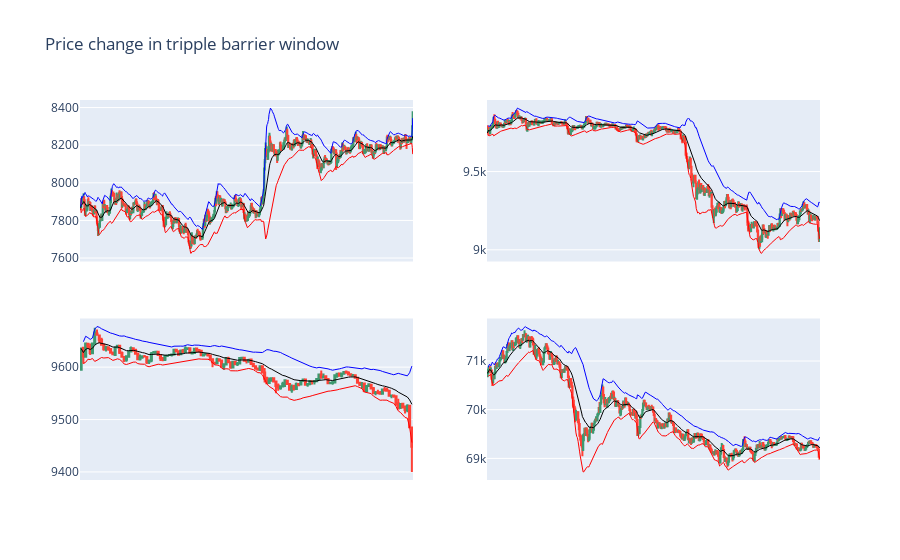

The cell this chart's notebook holds for it:
### Markdown cell above
#### Graph

### Code cell
import random
import plotly.graph_objects as go
from plotly.subplots import make_subplots

n = 2; m = 2
label_1 = labels[labels['bin'] == 1]
list_1 = random.sample(list(label_1.index), k = n*m)

fig = make_subplots(
    rows = n, cols = m
)

for idx, st in enumerate(list_1):
  et = triple_barrier_events.loc[st]['t1']
  gr_dt = data.loc[st:et]
  avg, upper, lower = bbands(gr_dt['close'], 20, no_of_stdev=2)
  fig.add_trace(go.Candlestick(x=gr_dt.index,
                open=gr_dt.open, high=gr_dt.high,
                low=gr_dt.low, close=gr_dt.close),
                row = idx//n + 1, col = idx%m + 1)
  fig.add_trace(go.Scatter(x=gr_dt.index, y = avg,
                           line = dict(color='black', width=1)),
                row = idx//n + 1, col = idx%m + 1)
  fig.add_trace(go.Scatter(x=gr_dt.index, y = upper,
                           line = dict(color='blue', width=1)),
                row = idx//n + 1, col = idx%m + 1)
  fig.add_trace(go.Scatter(x=gr_dt.index, y = lower,
                           line = dict(color='red', width=1)),
                row = idx//n + 1, col = idx%m + 1)
  
  fig.update_xaxes(rangeslider_visible=False, visible = False)

fig.update_layout(title = 'Price change in tripple barrier window ')
fig.update_traces(showlegend = False)
fig.show()

### Figure 1 — Plotly figure (JSON) as saved in the notebook; plotly's stock layout.template omitted (floating-point values rounded to 4 significant figures; data arrays with more than 128 entries replaced by an {"elided": "..."} marker saying what was removed)
{"data": [{"close": {"elided": "695 float values"}, "high": {"elided": "695 float values"}, "low": {"elided": "695 float values"}, "open": {"elided": "695 float values"}, "showlegend": false, "type": "candlestick", "x": {"elided": "695 str values"}, "xaxis": "x", "yaxis": "y"}, {"line": {"color": "black", "width": 1}, "showlegend": false, "type": "scatter", "x": {"elided": "695 str values"}, "xaxis": "x", "y": {"elided": "695 float values"}, "yaxis": "y"}, {"line": {"color": "blue", "width": 1}, "showlegend": false, "type": "scatter", "x": {"elided": "695 str values"}, "xaxis": "x", "y": {"elided": "695 float values"}, "yaxis": "y"}, {"line": {"color": "red", "width": 1}, "showlegend": false, "type": "scatter", "x": {"elided": "695 str values"}, "xaxis": "x", "y": {"elided": "695 float values"}, "yaxis": "y"}, {"close": {"elided": "475 float values"}, "high": {"elided": "475 float values"}, "low": {"elided": "475 float values"}, "open": {"elided": "475 float values"}, "showlegend": false, "type": "candlestick", "x": {"elided": "475 str values"}, "xaxis": "x2", "yaxis": "y2"}, {"line": {"color": "black", "width": 1}, "showlegend": false, "type": "scatter", "x": {"elided": "475 str values"}, "xaxis": "x2", "y": {"elided": "475 float values"}, "yaxis": "y2"}, {"line": {"color": "blue", "width": 1}, "showlegend": false, "type": "scatter", "x": {"elided": "475 str values"}, "xaxis": "x2", "y": {"elided": "475 float values"}, "yaxis": "y2"}, {"line": {"color": "red", "width": 1}, "showlegend": false, "type": "scatter", "x": {"elided": "475 str values"}, "xaxis": "x2", "y": {"elided": "475 float values"}, "yaxis": "y2"}, {"close": {"elided": "147 float values"}, "high": {"elided": "147 float values"}, "low": {"elided": "147 float values"}, "open": {"elided": "147 float values"}, "showlegend": false, "type": "candlestick", "x": {"elided": "147 str values"}, "xaxis": "x3", "yaxis": "y3"}, {"line": {"color": "black", "width": 1}, "showlegend": false, "type": "scatter", "x": {"elided": "147 str values"}, "xaxis": "x3", "y": {"elided": "147 float values"}, "yaxis": "y3"}, {"line": {"color": "blue", "width": 1}, "showlegend": false, "type": "scatter", "x": {"elided": "147 str values"}, "xaxis": "x3", "y": {"elided": "147 float values"}, "yaxis": "y3"}, {"line": {"color": "red", "width": 1}, "showlegend": false, "type": "scatter", "x": {"elided": "147 str values"}, "xaxis": "x3", "y": {"elided": "147 float values"}, "yaxis": "y3"}, {"close": {"elided": "466 float values"}, "high": {"elided": "466 float values"}, "low": {"elided": "466 float values"}, "open": {"elided": "466 float values"}, "showlegend": false, "type": "candlestick", "x": {"elided": "466 str values"}, "xaxis": "x4", "yaxis": "y4"}, {"line": {"color": "black", "width": 1}, "showlegend": false, "type": "scatter", "x": {"elided": "466 str values"}, "xaxis": "x4", "y": {"elided": "466 float values"}, "yaxis": "y4"}, {"line": {"color": "blue", "width": 1}, "showlegend": false, "type": "scatter", "x": {"elided": "466 str values"}, "xaxis": "x4", "y": {"elided": "466 float values"}, "yaxis": "y4"}, {"line": {"color": "red", "width": 1}, "showlegend": false, "type": "scatter", "x": {"elided": "466 str values"}, "xaxis": "x4", "y": {"elided": "466 float values"}, "yaxis": "y4"}], "layout": {"title": {"text": "Price change in tripple barrier window "}, "xaxis": {"anchor": "y", "domain": [0, 0.45], "rangeslider": {"visible": false}, "visible": false}, "xaxis2": {"anchor": "y2", "domain": [0.55, 1], "rangeslider": {"visible": false}, "visible": false}, "xaxis3": {"anchor": "y3", "domain": [0, 0.45], "rangeslider": {"visible": false}, "visible": false}, "xaxis4": {"anchor": "y4", "domain": [0.55, 1], "rangeslider": {"visible": false}, "visible": false}, "yaxis": {"anchor": "x", "domain": [0.575, 1]}, "yaxis2": {"anchor": "x2", "domain": [0.575, 1]}, "yaxis3": {"anchor": "x3", "domain": [0, 0.425]}, "yaxis4": {"anchor": "x4", "domain": [0, 0.425]}}}
